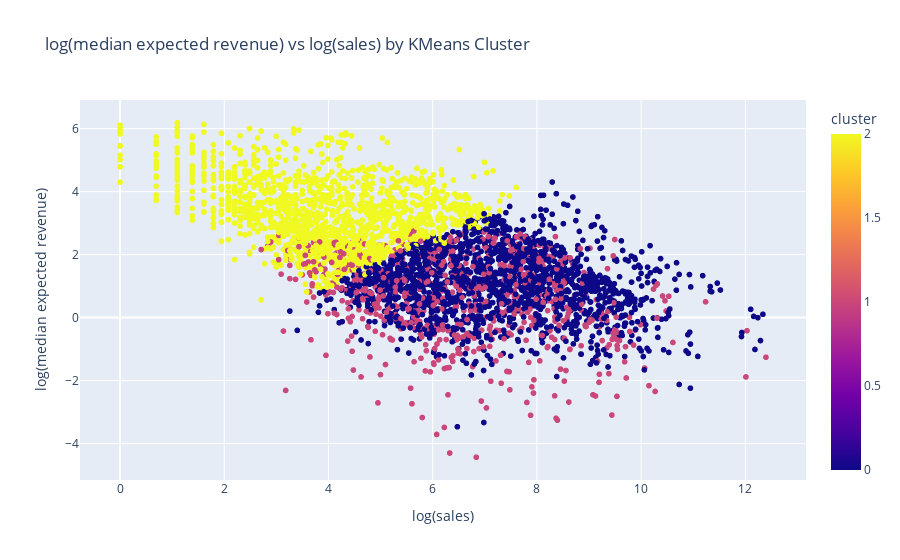

The notebook cell saved with this chart:
### Code cell
from sklearn.cluster import KMeans
from sklearn.preprocessing import StandardScaler
from sklearn.pipeline import Pipeline
import seaborn as sns
import matplotlib.pyplot as plt
import plotly.express as px

df = agg_df.toPandas()
df = df.fillna(0)
df['record_count'] = np.log(df['record_count'])
# df['dollar_value_median'] = np.log(df['dollar_value_median'])
df['expected_revenue_median'] = np.log(df['expected_revenue_median'])
pipeline = Pipeline([
    ('scaler', StandardScaler()),
    ('kmeans', KMeans(n_clusters=3, random_state=0))
])

df['cluster'] = pipeline.fit_predict(df[['record_count', 'merchant_fraud_probability', 'expected_revenue_median']])

fig = px.scatter(
    df, 
    x='record_count', 
    y='expected_revenue_median', 
    color='cluster', 
    title='log(median expected revenue) vs log(sales) by KMeans Cluster', 
    labels={
        'record_count': 'log(sales)',
        'expected_revenue_median': 'log(median expected revenue)'
    },
    hover_data=['merchant_abn']
)

fig.show()

### Figure 1 — Plotly figure (JSON) as saved in the notebook; plotly's stock layout.template omitted (floating-point values rounded to 4 significant figures; data arrays with more than 128 entries replaced by an {"elided": "..."} marker saying what was removed)
{"data": [{"customdata": {"elided": "4026x1 str values"}, "hovertemplate": "log(sales)=%{x}<br>log(median expected revenue)=%{y}<br>merchant_abn=%{customdata[0]}<br>cluster=%{marker.color}<extra></extra>", "legendgroup": "", "marker": {"color": {"elided": "4026 int values"}, "coloraxis": "coloraxis", "symbol": "circle"}, "mode": "markers", "name": "", "showlegend": false, "type": "scattergl", "x": {"elided": "4026 float values"}, "xaxis": "x", "y": {"elided": "4026 float values"}, "yaxis": "y"}], "layout": {"coloraxis": {"colorbar": {"title": {"text": "cluster"}}, "colorscale": [[0, "#0d0887"], [0.1111, "#46039f"], [0.2222, "#7201a8"], [0.3333, "#9c179e"], [0.4444, "#bd3786"], [0.5556, "#d8576b"], [0.6667, "#ed7953"], [0.7778, "#fb9f3a"], [0.8889, "#fdca26"], [1, "#f0f921"]]}, "legend": {"tracegroupgap": 0}, "title": {"text": "log(median expected revenue) vs log(sales) by KMeans Cluster"}, "xaxis": {"anchor": "y", "domain": [0, 1], "title": {"text": "log(sales)"}}, "yaxis": {"anchor": "x", "domain": [0, 1], "title": {"text": "log(median expected revenue)"}}}}
